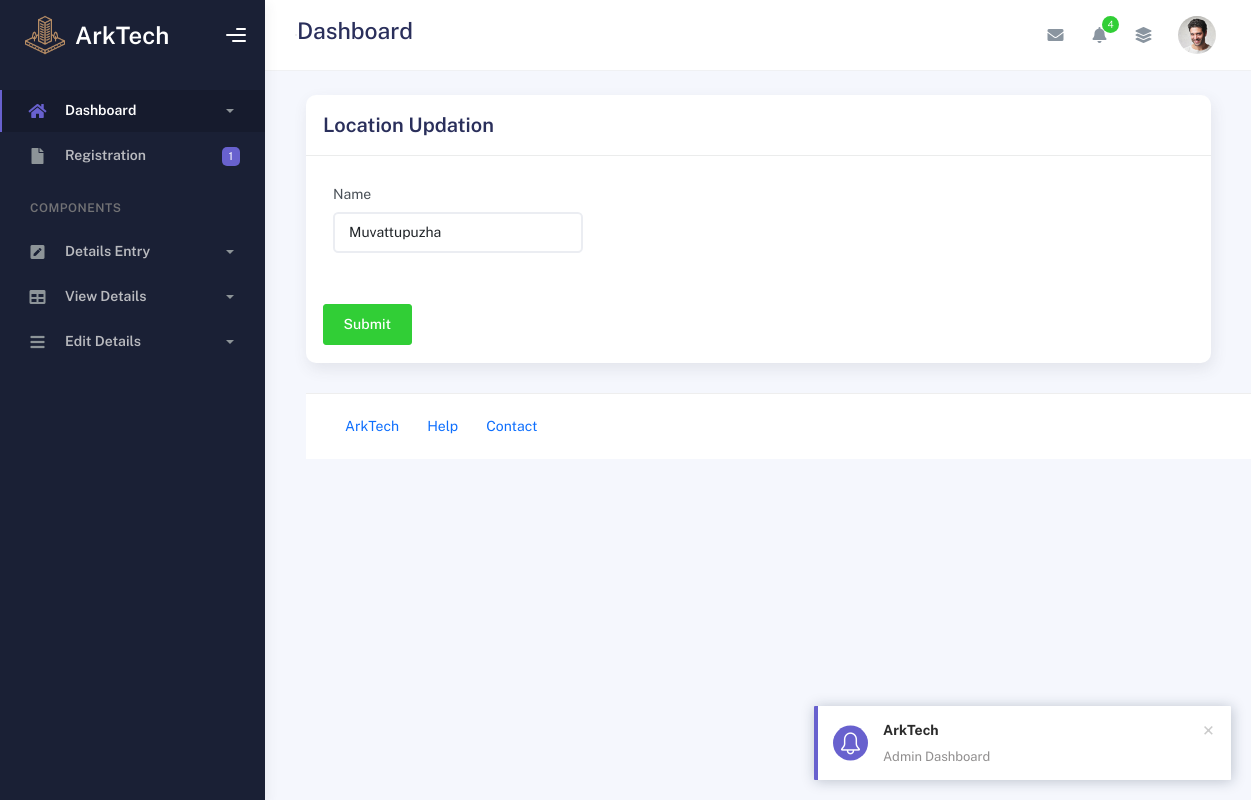
Before: /Admin/location_edit.php?location_id=1 with the older database file.
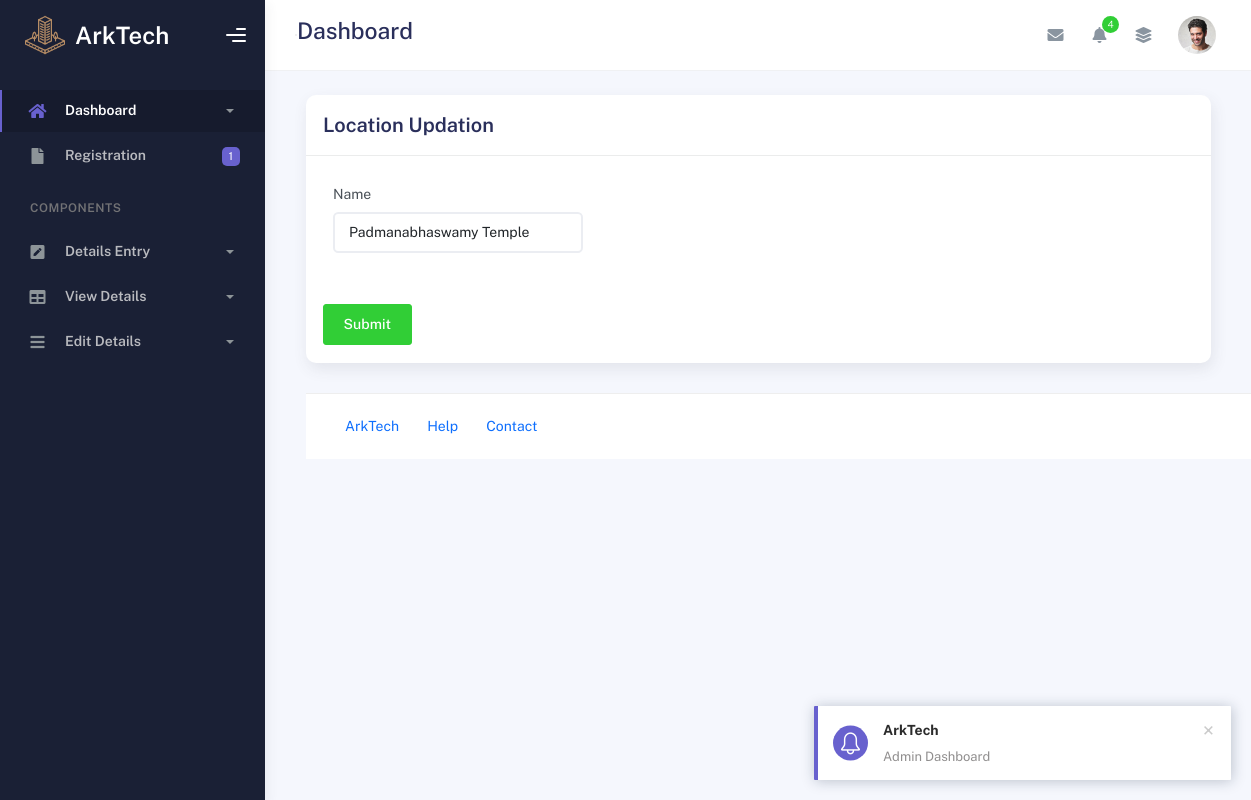
After: the same page with the newer database file.
### tables this page shows
CREATE TABLE IF NOT EXISTS `tbl_location` (
  `location_id` int NOT NULL AUTO_INCREMENT,
  `location_name` varchar(50) NOT NULL,
  `district_id` int NOT NULL,
  PRIMARY KEY (`location_id`)
);

### dboperation.php (called while the page is built, shortened)
<?php
class dboperation
{
    public $con,$res;
    function __construct()
    {
        $this->con=mysqli_connect("localhost","root","","arktech");
    }
    public function executequery($sql)
    {
        $this->res=mysqli_query($this->con,$sql);
        return $this->res;
    }
}
?>

### Admin/location_edit.php (the view, shortened to what this page needs)
<?php
include_once('header.php');
include_once('../dboperation.php');
$obj=new dboperation();
if(isset($_GET["location_id"]))
{
  $location_id=$_GET["location_id"];
  $sql="select* from tbl_location where location_id='$location_id'";
  $res=$obj->executequery($sql);
  $r=mysqli_fetch_array($res);
}
?>
<form action="action_pages/locationeditaction.php" method="POST">
<div class="container" >
          <div class="page-inner">
            <div class="page-header">
              <h3 class="fw-bold mb-3">Forms</h3>
              <ul class="breadcrumbs mb-3">
                <li class="nav-home">
                  <a href="#">
                  </a>
                </li>
                <li class="separator">
                </li>
                <li class="nav-item">
                  <a href="#">Forms</a>
                </li>
                <li class="separator">
                </li>
                <li class="nav-item">
                  <a href="#">Basic Form</a>
                </li>
              </ul>
            </div>
            <div class="row">
              <div class="col-md-12">
                <div class="card">
                  <div class="card-header">
                    <div class="card-title">Location Updation</div>
                  </div>
                  <div class="card-body">
                    <div class="row">
                      <div class="col-md-6 col-lg-4">
                        <div class="form-group">
                          <label for="email2">Name</label>
                          <input
                            type="text"
                            class="form-control"
                            name="location_name" value="<?php echo $r["location_name"]; ?>"
                            placeholder="Enter Your location"
                          />
                          </div>
                          <div class="form-group">
                        </div><br>
                    <button class="btn btn-success" type="submit" name="submit">Submit</button>
                  </div>
                </div>
              </div>
            </div>
          </div>
        </div>
</form>
<?php include("footer.php"); ?>

Changed rows visible on the page:
changed tbl_location: location_name "Muvattupuzha" → "Padmanabhaswamy Temple"
